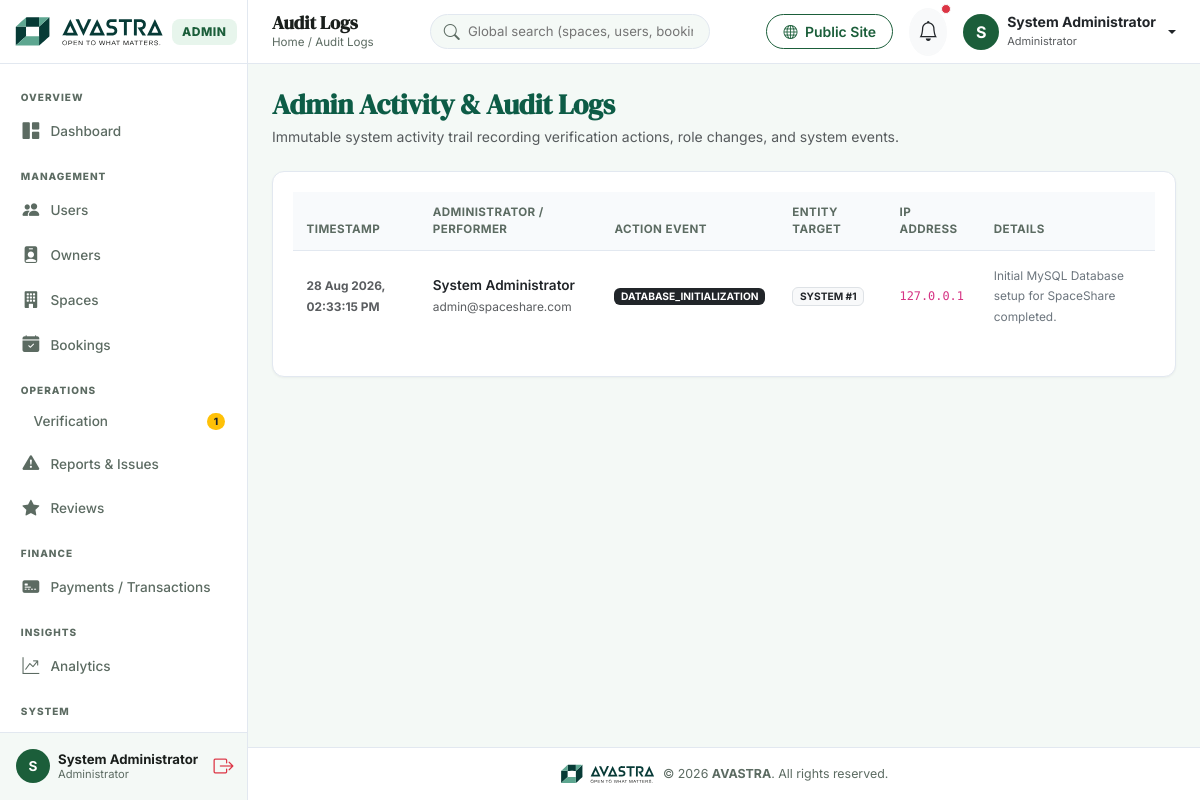
The app's page /admin/audit-logs.php (signed in) with its own data.
### tables this page shows
CREATE TABLE IF NOT EXISTS `audit_logs` (
  `id` INT AUTO_INCREMENT PRIMARY KEY,
  `user_id` INT DEFAULT NULL,
  `action` VARCHAR(100) NOT NULL,
  `entity_type` VARCHAR(50) DEFAULT NULL,
  `entity_id` INT DEFAULT NULL,
  `details` TEXT DEFAULT NULL,
  `ip_address` VARCHAR(45) DEFAULT NULL,
  `created_at` TIMESTAMP DEFAULT CURRENT_TIMESTAMP
);

CREATE TABLE IF NOT EXISTS `users` (
  `id` INT AUTO_INCREMENT PRIMARY KEY,
  `role_id` INT NOT NULL DEFAULT 2,
  `full_name` VARCHAR(100) NOT NULL,
  `email` VARCHAR(150) NOT NULL UNIQUE,
  `password_hash` VARCHAR(255) NOT NULL,
  `phone` VARCHAR(20) DEFAULT NULL,
  `profile_image` VARCHAR(255) DEFAULT 'default-avatar.png',
  `address` TEXT DEFAULT NULL,
  `city` VARCHAR(100) DEFAULT NULL,
  `state` VARCHAR(100) DEFAULT NULL,
  `zip_code` VARCHAR(20) DEFAULT NULL,
  `status` ENUM('active', 'inactive', 'blocked', 'pending') NOT NULL DEFAULT 'active',
  `email_verified` TINYINT(1) DEFAULT 0,
  `created_at` TIMESTAMP DEFAULT CURRENT_TIMESTAMP,
  `updated_at` TIMESTAMP DEFAULT CURRENT_TIMESTAMP ON UPDATE CURRENT_TIMESTAMP,
  FOREIGN KEY (`role_id`) REFERENCES `roles` (`id`) ON DELETE CASCADE
);

### classes/Auth.php (called while the page is built, shortened)
<?php
class Auth {
    public static function isLoggedIn(): bool {
        return isset($_SESSION['user_id']) && !empty($_SESSION['user_id']);
    }
    public static function getUser(): ?array {
        return [
            'id'        => $_SESSION['user_id'],
            'full_name' => $_SESSION['user_name'] ?? 'User',
            'email'     => $_SESSION['user_email'] ?? '',
            'role_id'   => $_SESSION['user_role_id'] ?? 2,
            'role_name' => $_SESSION['user_role'] ?? 'user'
        ];
    }
}

### admin/audit-logs.php (the view, shortened to what this page needs)
<?php
$pageTitle = 'Audit Logs';
require_once __DIR__ . '/includes/header.php';
require_once __DIR__ . '/includes/sidebar.php';
$db = Database::getInstance();
$sql = "
    SELECT a.*, u.full_name, u.email
    FROM audit_logs a
    LEFT JOIN users u ON a.user_id = u.id
    ORDER BY a.created_at DESC
    LIMIT 100
";
$logs = $db->query($sql)->fetchAll();
?>
<div id="admin-main">
    <?php require_once __DIR__ . '/includes/navbar.php'; ?>
    <main class="p-4">
        <div class="d-flex justify-content-between align-items-center mb-4">
            <div>
                <h3 class="fw-bold mb-1" style="color:#0d5c46;">Admin Activity & Audit Logs</h3>
                <p class="text-muted small mb-0">Immutable system activity trail recording verification actions, role changes, and system events.</p>
            </div>
        </div>
        <div class="avastra-card">
            <?php if (empty($logs)): ?>
                <div class="text-center py-5 text-muted">No audit log entries recorded yet.</div>
            <?php else: ?>
                <div class="table-responsive">
                    <table class="table table-avastra align-middle">
                        <thead>
                            <tr>
                                <th>Timestamp</th>
                                <th>Administrator / Performer</th>
                                <th>Action Event</th>
                                <th>Entity Target</th>
                                <th>IP Address</th>
                                <th>Details</th>
                            </tr>
                        </thead>
                        <tbody>
                            <?php foreach ($logs as $l): ?>
                                <tr>
                                    <td><small class="text-muted fw-bold"><?= date('d M Y, h:i:s A', strtotime($l['created_at'])); ?></small></td>
                                    <td>
                                        <div class="fw-semibold text-dark"><?= htmlspecialchars($l['full_name'] ?? 'System'); ?></div>
                                        <small class="text-muted"><?= htmlspecialchars($l['email'] ?? ''); ?></small>
                                    </td>
                                    <td><span class="badge bg-dark text-white"><?= htmlspecialchars($l['action']); ?></span></td>
                                    <td>
                                        <span class="badge bg-light text-dark border">
                                            <?= htmlspecialchars($l['entity_type'] ?? 'N/A'); ?> <?= $l['entity_id'] ? '#' . $l['entity_id'] : ''; ?>
                                        </span>
                                    </td>
                                    <td><code><?= htmlspecialchars($l['ip_address'] ?? '127.0.0.1'); ?></code></td>
                                    <td><small class="text-secondary"><?= htmlspecialchars($l['details'] ?? '-'); ?></small></td>
                                </tr>
                            <?php endforeach; ?>
                        </tbody>
                    </table>
                </div>
            <?php endif; ?>
        </div>
    </main>
<?php require_once __DIR__ . '/includes/footer.php'; ?>

### admin/includes/navbar.php (shortened to what this page needs)
<?php
$currentUser = Auth::getUser();
$pageTitle = $pageTitle ?? 'Dashboard';
?>
<header class="admin-navbar">
    <div class="d-flex align-items-center gap-3">
        <div class="page-title-header">
            <h4><?= htmlspecialchars($pageTitle); ?></h4>
            <div class="page-breadcrumb">Home / <?= htmlspecialchars($pageTitle); ?></div>
        </div>
    </div>
    <div class="navbar-search d-none d-md-block">
        <i class="bi bi-search"></i>
        <input type="text" placeholder="Global search (spaces, users, bookings)...">
    </div>
    <div class="d-flex align-items-center gap-3">
        <a href="<?= APP_URL; ?>/public/index.php" target="_blank" class="btn btn-sm btn-outline-avastra rounded-pill px-3">
            <i class="bi bi-globe me-1"></i> Public Site
        </a>
        <a href="<?= APP_URL; ?>/admin/notifications.php" class="btn btn-light rounded-circle position-relative p-2" title="Notifications">
            <i class="bi bi-bell fs-5 text-dark"></i>
            <span class="position-absolute top-0 start-100 translate-middle p-1 bg-danger border border-light rounded-circle"></span>
        </a>
        <div class="dropdown">
            <a href="#" class="d-flex align-items-center text-decoration-none dropdown-toggle text-dark gap-2" data-bs-toggle="dropdown">
                <div class="text-white rounded-circle d-flex align-items-center justify-content-center fw-bold" style="width:36px; height:36px; background:#1B5E3A !important;">
                    <?= strtoupper(substr($currentUser['full_name'] ?? 'A', 0, 1)); ?>
                </div>
                <div class="d-none d-md-block text-start" style="line-height:1.2;">
                    <div class="fw-bold small"><?= htmlspecialchars($currentUser['full_name'] ?? 'Admin'); ?></div>
                    <small class="text-muted" style="font-size:11px;">Administrator</small>
                </div>
            </a>
        </div>
    </div>
</header>

### assets/css/admin.css (style rules this page uses)
:root { --avastra-primary: #1B5E3A; --avastra-primary-light: #4CAF6D; --avastra-light-green: #E7F5EC; --avastra-supporting-green: #9FD4B4; --avastra-soft-neutral: #DCE6E0; --avastra-muted: #5C6B62; --avastra-ink: #1A1F1C; --avastra-white: #FFFFFF; --avastra-warning: #E8A33D; --avastra-body-bg: #F4F9F6; --avastra-sidebar-bg: #FFFFFF; --avastra-header-bg: #FFFFFF; --avastra-card-bg: #FFFFFF; --avastra-border-color: #E2E8F0; --avastra-radius-sm: 6px; --avastra-radius-md: 10px; --avastra-radius-lg: 12px; --avastra-shadow-sm: 0 1px 3px rgba(0, 0, 0, 0.03), 0 1px 2px rgba(0, 0, 0, 0.02); --avastra-shadow-md: 0 4px 12px -2px rgba(27, 94, 58, 0.05); }
body { font-family: 'Inter', -apple-system, BlinkMacSystemFont, sans-serif; background-color: var(--avastra-body-bg); color: var(--avastra-ink); overflow-x: hidden; }
h1, h2, h3, .serif-heading { font-family: 'DM Serif Display', Georgia, serif; color: var(--avastra-ink); letter-spacing: -0.2px; }
code, .font-mono { font-family: 'DM Mono', monospace; }
#admin-main { margin-left: 248px; flex-grow: 1; display: flex; flex-direction: column; min-width: 0; }
.admin-navbar { height: 64px; background: var(--avastra-header-bg); border-bottom: 1px solid var(--avastra-border-color); padding: 0 1.5rem; display: flex; align-items: center; justify-content: space-between; position: sticky; top: 0; z-index: 900; }
.admin-navbar .page-title-header h4 { font-family: 'DM Serif Display', Georgia, serif; font-weight: 700; font-size: 1.15rem; color: var(--avastra-ink); margin: 0; line-height: 1.2; }
.admin-navbar .page-breadcrumb { font-size: 0.725rem; color: var(--avastra-muted); }
.admin-navbar .navbar-search { position: relative; width: 280px; }
.admin-navbar .navbar-search input { background: var(--avastra-body-bg); border: 1px solid var(--avastra-border-color); border-radius: 20px; padding: 0.4rem 1rem 0.4rem 2.3rem; font-size: 0.825rem; width: 100%; transition: all 0.2s ease; }
.admin-navbar .navbar-search i { position: absolute; left: 0.85rem; top: 50%; transform: translateY(-50%); color: var(--avastra-muted); }
.avastra-card { background: var(--avastra-card-bg); border-radius: var(--avastra-radius-lg); border: 1px solid var(--avastra-border-color); box-shadow: var(--avastra-shadow-sm); padding: 1.25rem; margin-bottom: 1.15rem; }
.table-avastra { width: 100%; border-collapse: separate; border-spacing: 0; }
.table-avastra th { background: #F8FAFC; color: var(--avastra-muted); font-weight: 700; font-size: 0.725rem; text-transform: uppercase; letter-spacing: 0.4px; padding: 0.75rem 0.85rem; border-bottom: 1px solid var(--avastra-border-color); }
.table-avastra td { padding: 0.85rem; border-bottom: 1px solid var(--avastra-border-color); vertical-align: middle; font-size: 0.85rem; }
.table-avastra tr:last-child td { border-bottom: none; }
.btn-outline-avastra { background: #ffffff; color: var(--avastra-primary); border: 1px solid var(--avastra-primary); font-weight: 600; border-radius: var(--avastra-radius-sm); padding: 0.4rem 1rem; }

### records on screen
audit_logs: user.full_name "S", user.full_name "System Administrator", created_at "28 Aug 2026, 02:33:15 PM", user.email "admin@spaceshare.com", action "DATABASE_INITIALIZATION", entity_type "SYSTEM", entity "1", ip_address "127.0.0.1", details "Initial MySQL Database setup for SpaceShare completed."

### other values on screen
$pendingVerificationCount "1"
substr($currentUser['full_name'] ?? 'A', 0, 1) "S"
$currentUser['full_name'] "System Administrator"
$pageTitle "Audit Logs"
